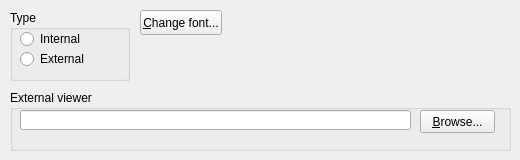
         <widget class="QWidget" name="tab_11" >
          <attribute name="title" >
           <string>&amp;Viewer</string>
          </attribute>
          <widget class="QGroupBox" name="groupBox_9" >
           <property name="geometry" >
            <rect>
             <x>10</x>
             <y>10</y>
             <width>120</width>
             <height>71</height>
            </rect>
           </property>
           <property name="title" >
            <string>Type</string>
           </property>
           <widget class="QRadioButton" name="qrbViewerInternal" >
            <property name="geometry" >
             <rect>
              <x>10</x>
              <y>20</y>
              <width>83</width>
              <height>18</height>
             </rect>
            </property>
            <property name="text" >
             <string>Internal</string>
            </property>
           </widget>
           <widget class="QRadioButton" name="qrbViewerExternal" >
            <property name="geometry" >
             <rect>
              <x>10</x>
              <y>40</y>
              <width>83</width>
              <height>18</height>
             </rect>
            </property>
            <property name="text" >
             <string>External</string>
            </property>
           </widget>
          </widget>
          <widget class="QPushButton" name="qpbListerChangeFont" >
           <property name="geometry" >
            <rect>
             <x>140</x>
             <y>10</y>
             <width>82</width>
             <height>25</height>
            </rect>
           </property>
           <property name="text" >
            <string>&amp;Change font...</string>
           </property>
          </widget>
          <widget class="QGroupBox" name="groupBox_10" >
           <property name="geometry" >
            <rect>
             <x>10</x>
             <y>90</y>
             <width>501</width>
             <height>61</height>
            </rect>
           </property>
           <property name="title" >
            <string>External viewer</string>
           </property>
           <widget class="QPushButton" name="qpbExternalViewerBrowse" >
            <property name="geometry" >
             <rect>
              <x>410</x>
              <y>20</y>
              <width>75</width>
              <height>23</height>
             </rect>
            </property>
            <property name="text" >
             <string>&amp;Browse...</string>
            </property>
           </widget>
           <widget class="QLineEdit" name="qleExternalViewer" >
            <property name="geometry" >
             <rect>
              <x>10</x>
              <y>20</y>
              <width>391</width>
              <height>20</height>
             </rect>
            </property>
           </widget>
          </widget>
         </widget>
